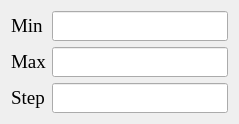
             <widget class="QWidget" name="tab_XAxis">
              <attribute name="title">
               <string>X Axis</string>
              </attribute>
              <layout class="QGridLayout" name="gridLayout_5">
               <item row="0" column="0">
                <widget class="QLabel" name="label_Xmin">
                 <property name="sizePolicy">
                  <sizepolicy hsizetype="Fixed" vsizetype="Preferred">
                   <horstretch>0</horstretch>
                   <verstretch>0</verstretch>
                  </sizepolicy>
                 </property>
                 <property name="font">
                  <font>
                   <family>Times New Roman</family>
                   <pointsize>14</pointsize>
                  </font>
                 </property>
                 <property name="text">
                  <string>&lt;html&gt;&lt;head/&gt;&lt;body&gt;&lt;p&gt;Min&lt;/p&gt;&lt;/body&gt;&lt;/html&gt;</string>
                 </property>
                </widget>
               </item>
               <item row="0" column="1">
                <widget class="QLineEdit" name="line_Xmin">
                 <property name="sizePolicy">
                  <sizepolicy hsizetype="Preferred" vsizetype="Minimum">
                   <horstretch>0</horstretch>
                   <verstretch>0</verstretch>
                  </sizepolicy>
                 </property>
                 <property name="font">
                  <font>
                   <family>Times New Roman</family>
                   <pointsize>14</pointsize>
                  </font>
                 </property>
                 <property name="text">
                  <string/>
                 </property>
                </widget>
               </item>
               <item row="1" column="0">
                <widget class="QLabel" name="label_Xmax">
                 <property name="font">
                  <font>
                   <family>Times New Roman</family>
                   <pointsize>14</pointsize>
                  </font>
                 </property>
                 <property name="text">
                  <string>&lt;html&gt;&lt;head/&gt;&lt;body&gt;&lt;p&gt;Max&lt;/p&gt;&lt;/body&gt;&lt;/html&gt;</string>
                 </property>
                </widget>
               </item>
               <item row="1" column="1">
                <widget class="QLineEdit" name="line_Xmax">
                 <property name="sizePolicy">
                  <sizepolicy hsizetype="Preferred" vsizetype="Minimum">
                   <horstretch>0</horstretch>
                   <verstretch>0</verstretch>
                  </sizepolicy>
                 </property>
                 <property name="font">
                  <font>
                   <family>Times New Roman</family>
                   <pointsize>14</pointsize>
                  </font>
                 </property>
                </widget>
               </item>
               <item row="2" column="0">
                <widget class="QLabel" name="label_Xstep">
                 <property name="font">
                  <font>
                   <family>Times New Roman</family>
                   <pointsize>14</pointsize>
                  </font>
                 </property>
                 <property name="text">
                  <string>&lt;html&gt;&lt;head/&gt;&lt;body&gt;&lt;p&gt;Step&lt;/p&gt;&lt;/body&gt;&lt;/html&gt;</string>
                 </property>
                </widget>
               </item>
               <item row="2" column="1">
                <widget class="QLineEdit" name="line_Xstep">
                 <property name="sizePolicy">
                  <sizepolicy hsizetype="Preferred" vsizetype="Minimum">
                   <horstretch>0</horstretch>
                   <verstretch>0</verstretch>
                  </sizepolicy>
                 </property>
                 <property name="font">
                  <font>
                   <family>Times New Roman</family>
                   <pointsize>14</pointsize>
                  </font>
                 </property>
                </widget>
               </item>
              </layout>
             </widget>
